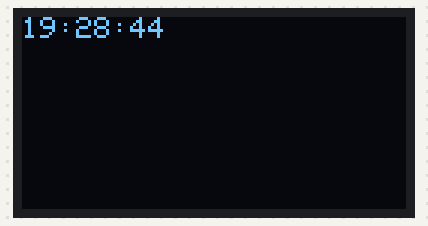
The program below on a simulated BBC micro:bit (MakeCode). On the bench: 128×64 one-colour display. The clock reads 2024-03-15 10:24:30 at power-on unless the program sets it.

Above: at 0.1 s.
At 4.5 s:
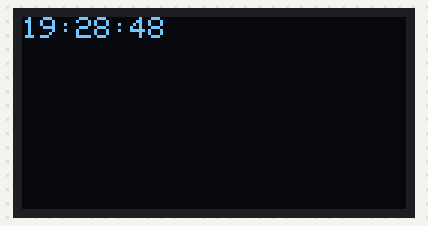
At 8.8 s:
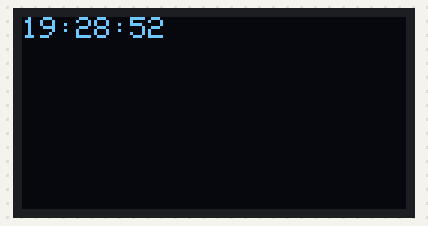
At 18.7 s:
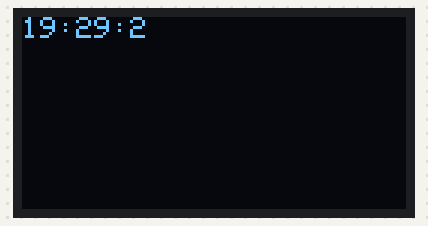
At 28.5 s:
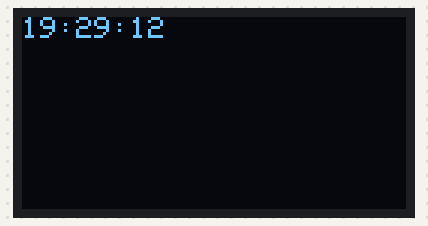
At 38.3 s:
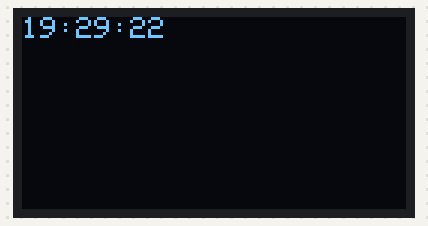

The program:

main.ts
```typescript
OLED.init(128, 64)
let itme = DS1302.create(DigitalPin.P13, DigitalPin.P14, DigitalPin.P15)
itme.DateTime(
2025,
2,
9,
7,
19,
28,
44
)
basic.forever(function () {
    OLED.writeNum(Math.round(itme.getHour()))
    OLED.writeString(":")
    basic.pause(1000)
    OLED.clear()
})
basic.forever(function () {
    OLED.writeNum(Math.round(Math.round(itme.getMinute())))
    OLED.writeString(":")
    basic.pause(1000)
    OLED.clear()
})
basic.forever(function () {
    OLED.writeNum(Math.round(itme.getSecond()))
    basic.pause(1000)
    OLED.clear()
})
```

test.ts
```typescript
// 在此处测试；当此软件包作为插件使用时，将不会编译此软件包。
```

Measured:
- what the display in image 1 shows lasts 1.0 s, from 4.4 s to 5.4 s
